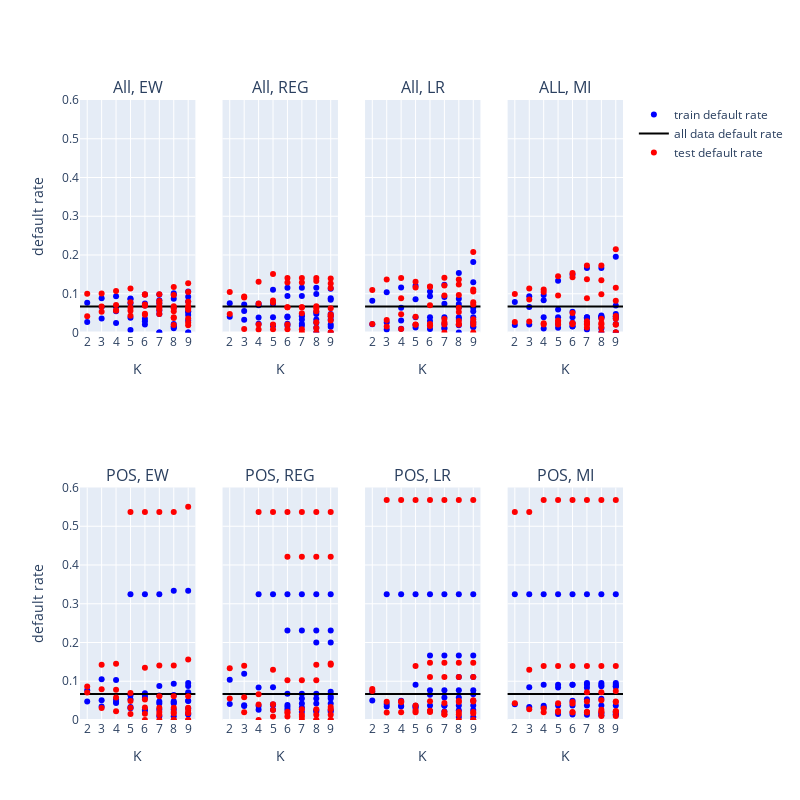

Notebook code for this chart:
### Code cell
default_rate(defaultrate_data)

### Figure 1 — Plotly figure (JSON) as saved in the notebook; plotly's stock layout.template omitted (floating-point values rounded to 4 significant figures)
{"data": [{"marker": {"color": "blue"}, "mode": "markers", "name": "train default rate", "showlegend": true, "type": "scatter", "x": [2, 2, 3, 3, 3, 4, 4, 4, 4, 5, 5, 5, 5, 5, 6, 6, 6, 6, 6, 6, 7, 7, 7, 7, 7, 7, 7, 8, 8, 8, 8, 8, 8, 8, 8, 9, 9, 9, 9, 9, 9, 9, 9, 9], "xaxis": "x", "y": [0.02691, 0.07692, 0.03595, 0.06593, 0.08867, 0.06593, 0.05455, 0.09326, 0.02427, 0.08791, 0.03797, 0.08602, 0.07527, 0.006623, 0.02083, 0.09783, 0.06977, 0.03571, 0.02899, 0.07514, 0, 0.09783, 0.08333, 0.04762, 0.0566, 0, 0.07514, 0.01389, 0.01639, 0.09714, 0.08696, 0.06452, 0.01099, 0.02222, 0.1013, 0.04545, 0.09211, 0.1061, 0.05479, 0.03125, 0, 0.08, 0, 0.05263], "yaxis": "y"}, {"marker": {"color": "black"}, "mode": "lines", "name": "all data default rate", "showlegend": true, "type": "scatter", "x": [1, 10], "xaxis": "x", "y": [0.067, 0.067], "yaxis": "y"}, {"marker": {"color": "blue"}, "mode": "markers", "name": "train default rate", "showlegend": false, "type": "scatter", "x": [2, 2, 3, 3, 3, 4, 4, 4, 4, 5, 5, 5, 5, 5, 6, 6, 6, 6, 6, 6, 7, 7, 7, 7, 7, 7, 7, 8, 8, 8, 8, 8, 8, 8, 8, 9, 9, 9, 9, 9, 9, 9, 9, 9], "xaxis": "x2", "y": [0.04068, 0.07541, 0.03279, 0.05556, 0.07252, 0.02273, 0.07042, 0.07389, 0.03846, 0.0177, 0.07353, 0.1102, 0.01905, 0.03922, 0.02273, 0.09434, 0.1157, 0.0177, 0.04132, 0.03922, 0.02273, 0.09434, 0.1157, 0.0177, 0.04167, 0.03333, 0.04545, 0.01235, 0.0991, 0.1157, 0.02532, 0.05319, 0, 0.04762, 0.03333, 0.04762, 0.03333, 0.1129, 0.08824, 0.04167, 0, 0.01471, 0.02083, 0.08421], "yaxis": "y2"}, {"marker": {"color": "black"}, "mode": "lines", "name": "all data default rate", "showlegend": false, "type": "scatter", "x": [1, 10], "xaxis": "x2", "y": [0.067, 0.067], "yaxis": "y2"}, {"marker": {"color": "blue"}, "mode": "markers", "name": "train default rate", "showlegend": false, "type": "scatter", "x": [2, 2, 3, 3, 3, 4, 4, 4, 4, 5, 5, 5, 5, 5, 6, 6, 6, 6, 6, 6, 7, 7, 7, 7, 7, 7, 7, 8, 8, 8, 8, 8, 8, 8, 8, 9, 9, 9, 9, 9, 9, 9, 9, 9], "xaxis": "x3", "y": [0.08174, 0.02146, 0.1039, 0.02591, 0.007812, 0.03077, 0.1163, 0.009434, 0.06383, 0.03922, 0.1207, 0.01905, 0.08571, 0.01307, 0.03922, 0.0297, 0.01887, 0.008772, 0.09353, 0.1056, 0.03922, 0.01, 0.01205, 0.02174, 0.1235, 0.07407, 0.0916, 0.03922, 0.03488, 0, 0.07339, 0.1538, 0.08696, 0.06452, 0.01887, 0.01351, 0.1299, 0.02247, 0.05479, 0.1818, 0.02778, 0.06383, 0.01613, 0.03922], "yaxis": "y3"}, {"marker": {"color": "black"}, "mode": "lines", "name": "all data default rate", "showlegend": false, "type": "scatter", "x": [1, 10], "xaxis": "x3", "y": [0.067, 0.067], "yaxis": "y3"}, {"marker": {"color": "blue"}, "mode": "markers", "name": "train default rate", "showlegend": false, "type": "scatter", "x": [2, 2, 3, 3, 3, 4, 4, 4, 4, 5, 5, 5, 5, 5, 6, 6, 6, 6, 6, 6, 7, 7, 7, 7, 7, 7, 7, 8, 8, 8, 8, 8, 8, 8, 8, 9, 9, 9, 9, 9, 9, 9, 9, 9], "xaxis": "x4", "y": [0.07888, 0.01932, 0.06589, 0.02083, 0.09333, 0.08297, 0.0102, 0.09677, 0.03922, 0.02222, 0.05926, 0.01198, 0.03922, 0.1338, 0.01538, 0.05357, 0.01613, 0.03922, 0.15, 0.02532, 0.008, 0.03774, 0.03704, 0.02439, 0.1667, 0.03947, 0.03922, 0.01042, 0.03774, 0.03947, 0.04082, 0.1667, 0.04412, 0.04, 0, 0.04762, 0.04167, 0.03636, 0.1954, 0, 0, 0.02222, 0.04, 0.06977], "yaxis": "y4"}, {"marker": {"color": "black"}, "mode": "lines", "name": "all data default rate", "showlegend": false, "type": "scatter", "x": [1, 10], "xaxis": "x4", "y": [0.067, 0.067], "yaxis": "y4"}, {"marker": {"color": "blue"}, "mode": "markers", "name": "train default rate", "showlegend": false, "type": "scatter", "x": [2, 2, 3, 3, 3, 4, 4, 4, 4, 5, 5, 5, 5, 5, 6, 6, 6, 6, 6, 6, 7, 7, 7, 7, 7, 7, 7, 8, 8, 8, 8, 8, 8, 8, 8, 9, 9, 9, 9, 9, 9, 9, 9, 9], "xaxis": "x5", "y": [0.07658, 0.04762, 0.1053, 0.05068, 0.03509, 0.04626, 0.1032, 0.05263, 0.04412, 0.03383, 0.06364, 0.05357, 0.03053, 0.3243, 0.02715, 0.06931, 0.0566, 0.02419, 0.0625, 0.3243, 0.02688, 0.04762, 0.04255, 0.009709, 0.06349, 0.3243, 0.0875, 0.04255, 0.02732, 0.09375, 0.3333, 0.06452, 0.009709, 0.04819, 0.04545, 0.09524, 0.01613, 0.08772, 0.3333, 0.07143, 0.01389, 0.04878, 0.05, 0.0303], "yaxis": "y5"}, {"marker": {"color": "black"}, "mode": "lines", "name": "all data default rate", "showlegend": false, "type": "scatter", "x": [1, 10], "xaxis": "x5", "y": [0.067, 0.067], "yaxis": "y5"}, {"marker": {"color": "blue"}, "mode": "markers", "name": "train default rate", "showlegend": false, "type": "scatter", "x": [2, 2, 3, 3, 3, 4, 4, 4, 4, 5, 5, 5, 5, 5, 6, 6, 6, 6, 6, 6, 7, 7, 7, 7, 7, 7, 7, 8, 8, 8, 8, 8, 8, 8, 8, 9, 9, 9, 9, 9, 9, 9, 9, 9], "xaxis": "x6", "y": [0.1037, 0.04128, 0.1192, 0.03807, 0.03636, 0.08397, 0.3243, 0.02653, 0.03636, 0.04, 0.3243, 0.08434, 0.02655, 0.03846, 0.2308, 0.02679, 0.3243, 0.06757, 0.03883, 0.03356, 0.2308, 0.04255, 0.3243, 0.06757, 0.05556, 0.032, 0.02155, 0.2308, 0.04255, 0.3243, 0.06757, 0.05556, 0.025, 0.02155, 0.2, 0.04255, 0.06061, 0.07317, 0.2, 0.02155, 0.2308, 0.3243, 0.025, 0.05556], "yaxis": "y6"}, {"marker": {"color": "black"}, "mode": "lines", "name": "all data default rate", "showlegend": false, "type": "scatter", "x": [1, 10], "xaxis": "x6", "y": [0.067, 0.067], "yaxis": "y6"}, {"marker": {"color": "blue"}, "mode": "markers", "name": "train default rate", "showlegend": false, "type": "scatter", "x": [2, 2, 3, 3, 3, 4, 4, 4, 4, 5, 5, 5, 5, 5, 6, 6, 6, 6, 6, 6, 7, 7, 7, 7, 7, 7, 7, 8, 8, 8, 8, 8, 8, 8, 8, 9, 9, 9, 9, 9, 9, 9, 9, 9], "xaxis": "x7", "y": [0.07317, 0.05063, 0.0415, 0.03509, 0.3243, 0.03704, 0.05, 0.3243, 0.0346, 0.03704, 0.03448, 0.3243, 0.09091, 0.03101, 0.3243, 0.06522, 0.1667, 0.03774, 0.07692, 0.02346, 0.3243, 0.03704, 0.1667, 0.03774, 0.07692, 0.02183, 0.05797, 0.3243, 0.1111, 0.1667, 0.03774, 0.07692, 0.02513, 0.05797, 0.007752, 0.02591, 0.03774, 0.1667, 0.05, 0.07692, 0.007752, 0.3243, 0.1111, 0.06667], "yaxis": "y7"}, {"marker": {"color": "black"}, "mode": "lines", "name": "all data default rate", "showlegend": false, "type": "scatter", "x": [1, 10], "xaxis": "x7", "y": [0.067, 0.067], "yaxis": "y7"}, {"marker": {"color": "blue"}, "mode": "markers", "name": "train default rate", "showlegend": false, "type": "scatter", "x": [2, 2, 3, 3, 3, 4, 4, 4, 4, 5, 5, 5, 5, 5, 6, 6, 6, 6, 6, 6, 7, 7, 7, 7, 7, 7, 7, 8, 8, 8, 8, 8, 8, 8, 8, 9, 9, 9, 9, 9, 9, 9, 9, 9], "xaxis": "x8", "y": [0.3243, 0.04085, 0.08434, 0.03333, 0.3243, 0.09091, 0.03241, 0.3243, 0.03704, 0.09091, 0.08411, 0.3243, 0.03774, 0.01534, 0.09091, 0.09091, 0.3243, 0.03774, 0.01399, 0.04938, 0.3243, 0.08333, 0.09091, 0.03774, 0.0137, 0.05333, 0.09524, 0.05455, 0.03774, 0.09091, 0.09524, 0.3243, 0.0125, 0.01717, 0.08696, 0.08571, 0.03774, 0.09091, 0.09524, 0.3243, 0.01316, 0.01471, 0.08696, 0.01887], "yaxis": "y8"}, {"marker": {"color": "black"}, "mode": "lines", "name": "all data default rate", "showlegend": false, "type": "scatter", "x": [1, 10], "xaxis": "x8", "y": [0.067, 0.067], "yaxis": "y8"}, {"marker": {"color": "red"}, "mode": "markers", "name": "test default rate", "showlegend": true, "type": "scatter", "x": [2, 2, 3, 3, 3, 4, 4, 4, 4, 5, 5, 5, 5, 5, 6, 6, 6, 6, 6, 6, 7, 7, 7, 7, 7, 7, 7, 8, 8, 8, 8, 8, 8, 8, 8, 9, 9, 9, 9, 9, 9, 9, 9, 9], "xaxis": "x", "y": [0.04184, 0.09972, 0.06711, 0.05376, 0.1005, 0.05682, 0.0708, 0.1073, 0.0567, 0.04348, 0.07792, 0.1134, 0.06383, 0.05594, 0.04598, 0.04819, 0.09756, 0.06897, 0.07246, 0.09896, 0.07595, 0.04762, 0.0814, 0.06667, 0.06383, 0.05882, 0.09845, 0.05479, 0.01961, 0.1173, 0.03922, 0.0625, 0.09709, 0.03774, 0.06757, 0.02564, 0.06849, 0.1269, 0.0625, 0.05882, 0.07937, 0.01887, 0.1047, 0.03636], "yaxis": "y"}, {"marker": {"color": "red"}, "mode": "markers", "name": "test default rate", "showlegend": false, "type": "scatter", "x": [2, 2, 3, 3, 3, 4, 4, 4, 4, 5, 5, 5, 5, 5, 6, 6, 6, 6, 6, 6, 7, 7, 7, 7, 7, 7, 7, 8, 8, 8, 8, 8, 8, 8, 8, 9, 9, 9, 9, 9, 9, 9, 9, 9], "xaxis": "x2", "y": [0.04778, 0.1042, 0.009174, 0.09052, 0.09266, 0.007634, 0.075, 0.1312, 0.02083, 0.00813, 0.07772, 0.1511, 0.08247, 0.02083, 0.06494, 0.1287, 0.1406, 0.00813, 0.06504, 0.02083, 0.06494, 0.1287, 0.1406, 0.00813, 0.06504, 0, 0.05, 0.02632, 0.1327, 0.1406, 0.01176, 0.05495, 0.0678, 0.0625, 0, 0.0625, 0, 0.1395, 0.1266, 0.04225, 0.03077, 0, 0.04651, 0.1149], "yaxis": "y2"}, {"marker": {"color": "red"}, "mode": "markers", "name": "test default rate", "showlegend": false, "type": "scatter", "x": [2, 2, 3, 3, 3, 4, 4, 4, 4, 5, 5, 5, 5, 5, 6, 6, 6, 6, 6, 6, 7, 7, 7, 7, 7, 7, 7, 8, 8, 8, 8, 8, 8, 8, 8, 9, 9, 9, 9, 9, 9, 9, 9, 9], "xaxis": "x3", "y": [0.1099, 0.02203, 0.1368, 0.01571, 0.03226, 0.00885, 0.1405, 0.04717, 0.08846, 0.02083, 0.1161, 0.0404, 0.1309, 0.02, 0.02083, 0.07059, 0.02174, 0.01709, 0.1187, 0.1181, 0.02083, 0.03488, 0.02632, 0, 0.09574, 0.1414, 0.1214, 0.02083, 0.05263, 0.02941, 0.1239, 0.137, 0.06383, 0.09649, 0.02105, 0.07812, 0.1111, 0.03409, 0.07246, 0.2075, 0.02632, 0.1058, 0, 0.02083], "yaxis": "y3"}, {"marker": {"color": "red"}, "mode": "markers", "name": "test default rate", "showlegend": false, "type": "scatter", "x": [2, 2, 3, 3, 3, 4, 4, 4, 4, 5, 5, 5, 5, 5, 6, 6, 6, 6, 6, 6, 7, 7, 7, 7, 7, 7, 7, 8, 8, 8, 8, 8, 8, 8, 8, 9, 9, 9, 9, 9, 9, 9, 9, 9], "xaxis": "x4", "y": [0.09903, 0.02688, 0.08527, 0.02857, 0.1138, 0.1046, 0.02367, 0.1111, 0.02083, 0.03125, 0.09524, 0.02778, 0.02083, 0.1455, 0.02459, 0.1429, 0.05042, 0.02128, 0.1534, 0.02326, 0.02913, 0.1373, 0.08824, 0.01316, 0.1729, 0.02273, 0.02128, 0.03571, 0.1346, 0.0989, 0, 0.1729, 0.01351, 0.02128, 0.02439, 0.08197, 0, 0, 0.2151, 0.03571, 0.02, 0.04255, 0.02128, 0.1157], "yaxis": "y4"}, {"marker": {"color": "red"}, "mode": "markers", "name": "test default rate", "showlegend": false, "type": "scatter", "x": [2, 2, 3, 3, 3, 4, 4, 4, 4, 5, 5, 5, 5, 5, 6, 6, 6, 6, 6, 6, 7, 7, 7, 7, 7, 7, 7, 8, 8, 8, 8, 8, 8, 8, 8, 9, 9, 9, 9, 9, 9, 9, 9, 9], "xaxis": "x5", "y": [0.08636, 0.07105, 0.1429, 0.07958, 0.03125, 0.07801, 0.1453, 0.05797, 0.02273, 0.04887, 0.07, 0.03175, 0.01538, 0.5366, 0.03256, 0.05263, 0, 0.01639, 0.1351, 0.5366, 0.03141, 0.06098, 0, 0.02062, 0.1408, 0.5366, 0.01351, 0, 0.03175, 0.01667, 0.5366, 0.1408, 0.02062, 0.06098, 0, 0, 0.03175, 0.01818, 0.55, 0.1562, 0.02597, 0.06098, 0, 0.01802], "yaxis": "y5"}, {"marker": {"color": "red"}, "mode": "markers", "name": "test default rate", "showlegend": false, "type": "scatter", "x": [2, 2, 3, 3, 3, 4, 4, 4, 4, 5, 5, 5, 5, 5, 6, 6, 6, 6, 6, 6, 7, 7, 7, 7, 7, 7, 7, 8, 8, 8, 8, 8, 8, 8, 8, 9, 9, 9, 9, 9, 9, 9, 9, 9], "xaxis": "x6", "y": [0.1333, 0.05517, 0.1401, 0.05852, 0.02, 0.06618, 0.5366, 0.03979, 0, 0.0407, 0.5366, 0.1294, 0.02577, 0.009259, 0.4211, 0.02105, 0.5366, 0.1026, 0.009346, 0.01818, 0.4211, 0, 0.5366, 0.1026, 0.0137, 0.007519, 0.02752, 0.4211, 0, 0.5366, 0.1026, 0.0137, 0, 0.02752, 0.1429, 0, 0.03333, 0.1458, 0.1429, 0.02752, 0.4211, 0.5366, 0, 0.0137], "yaxis": "y6"}, {"marker": {"color": "red"}, "mode": "markers", "name": "test default rate", "showlegend": false, "type": "scatter", "x": [2, 2, 3, 3, 3, 4, 4, 4, 4, 5, 5, 5, 5, 5, 6, 6, 6, 6, 6, 6, 7, 7, 7, 7, 7, 7, 7, 8, 8, 8, 8, 8, 8, 8, 8, 9, 9, 9, 9, 9, 9, 9, 9, 9], "xaxis": "x7", "y": [0.07981, 0.07494, 0.04688, 0.01961, 0.5676, 0.02, 0.04825, 0.5676, 0.04561, 0.02, 0.03723, 0.5676, 0.1392, 0.02439, 0.5676, 0.04854, 0.1111, 0.02041, 0.1475, 0.0241, 0.5676, 0.01449, 0.1111, 0.02041, 0.1475, 0.04386, 0.01449, 0.5676, 0.04651, 0.1111, 0.02083, 0.1475, 0.05, 0.01449, 0, 0.05076, 0.02083, 0.1111, 0.01695, 0.1475, 0, 0.5676, 0.04762, 0], "yaxis": "y7"}, {"marker": {"color": "red"}, "mode": "markers", "name": "test default rate", "showlegend": false, "type": "scatter", "x": [2, 2, 3, 3, 3, 4, 4, 4, 4, 5, 5, 5, 5, 5, 6, 6, 6, 6, 6, 6, 7, 7, 7, 7, 7, 7, 7, 8, 8, 8, 8, 8, 8, 8, 8, 9, 9, 9, 9, 9, 9, 9, 9, 9], "xaxis": "x8", "y": [0.5366, 0.04293, 0.1294, 0.02743, 0.5366, 0.1392, 0.02995, 0.5676, 0.02, 0.1392, 0.04348, 0.5676, 0.02083, 0.02349, 0.1392, 0.04255, 0.5676, 0.02083, 0.01953, 0.04651, 0.5676, 0.07143, 0.1392, 0.02083, 0.01908, 0.04762, 0.02083, 0.05085, 0.02083, 0.1392, 0.02083, 0.5676, 0.01042, 0.02618, 0.07143, 0.04651, 0.02083, 0.1392, 0.02174, 0.5676, 0.01053, 0.02353, 0.075, 0.04762], "yaxis": "y8"}], "layout": {"annotations": [{"font": {"size": 16}, "showarrow": false, "text": "All, EW", "x": 0.1062, "xanchor": "center", "xref": "paper", "y": 1, "yanchor": "bottom", "yref": "paper"}, {"font": {"size": 16}, "showarrow": false, "text": "All, REG", "x": 0.3688, "xanchor": "center", "xref": "paper", "y": 1, "yanchor": "bottom", "yref": "paper"}, {"font": {"size": 16}, "showarrow": false, "text": "All, LR", "x": 0.6313, "xanchor": "center", "xref": "paper", "y": 1, "yanchor": "bottom", "yref": "paper"}, {"font": {"size": 16}, "showarrow": false, "text": "ALL, MI", "x": 0.8938, "xanchor": "center", "xref": "paper", "y": 1, "yanchor": "bottom", "yref": "paper"}, {"font": {"size": 16}, "showarrow": false, "text": "POS, EW", "x": 0.1062, "xanchor": "center", "xref": "paper", "y": 0.375, "yanchor": "bottom", "yref": "paper"}, {"font": {"size": 16}, "showarrow": false, "text": "POS, REG", "x": 0.3688, "xanchor": "center", "xref": "paper", "y": 0.375, "yanchor": "bottom", "yref": "paper"}, {"font": {"size": 16}, "showarrow": false, "text": "POS, LR", "x": 0.6313, "xanchor": "center", "xref": "paper", "y": 0.375, "yanchor": "bottom", "yref": "paper"}, {"font": {"size": 16}, "showarrow": false, "text": "POS, MI", "x": 0.8938, "xanchor": "center", "xref": "paper", "y": 0.375, "yanchor": "bottom", "yref": "paper"}], "height": 800, "width": 800, "xaxis": {"anchor": "y", "domain": [0, 0.2125], "dtick": 1, "range": [1.5, 9.5], "title": {"text": "K"}}, "xaxis2": {"anchor": "y2", "domain": [0.2625, 0.475], "dtick": 1, "range": [1.5, 9.5], "title": {"text": "K"}}, "xaxis3": {"anchor": "y3", "domain": [0.525, 0.7375], "dtick": 1, "range": [1.5, 9.5], "title": {"text": "K"}}, "xaxis4": {"anchor": "y4", "domain": [0.7875, 1], "dtick": 1, "range": [1.5, 9.5], "title": {"text": "K"}}, "xaxis5": {"anchor": "y5", "domain": [0, 0.2125], "dtick": 1, "range": [1.5, 9.5], "title": {"text": "K"}}, "xaxis6": {"anchor": "y6", "domain": [0.2625, 0.475], "dtick": 1, "range": [1.5, 9.5], "title": {"text": "K"}}, "xaxis7": {"anchor": "y7", "domain": [0.525, 0.7375], "dtick": 1, "range": [1.5, 9.5], "title": {"text": "K"}}, "xaxis8": {"anchor": "y8", "domain": [0.7875, 1], "dtick": 1, "range": [1.5, 9.5], "title": {"text": "K"}}, "yaxis": {"anchor": "x", "domain": [0.625, 1], "range": [0, 0.6], "title": {"text": "default rate"}}, "yaxis2": {"anchor": "x2", "domain": [0.625, 1], "matches": "y", "showticklabels": false}, "yaxis3": {"anchor": "x3", "domain": [0.625, 1], "matches": "y", "showticklabels": false}, "yaxis4": {"anchor": "x4", "domain": [0.625, 1], "matches": "y", "showticklabels": false}, "yaxis5": {"anchor": "x5", "domain": [0, 0.375], "range": [0, 0.6], "title": {"text": "default rate"}}, "yaxis6": {"anchor": "x6", "domain": [0, 0.375], "matches": "y5", "showticklabels": false}, "yaxis7": {"anchor": "x7", "domain": [0, 0.375], "matches": "y5", "showticklabels": false}, "yaxis8": {"anchor": "x8", "domain": [0, 0.375], "matches": "y5", "showticklabels": false}}}
